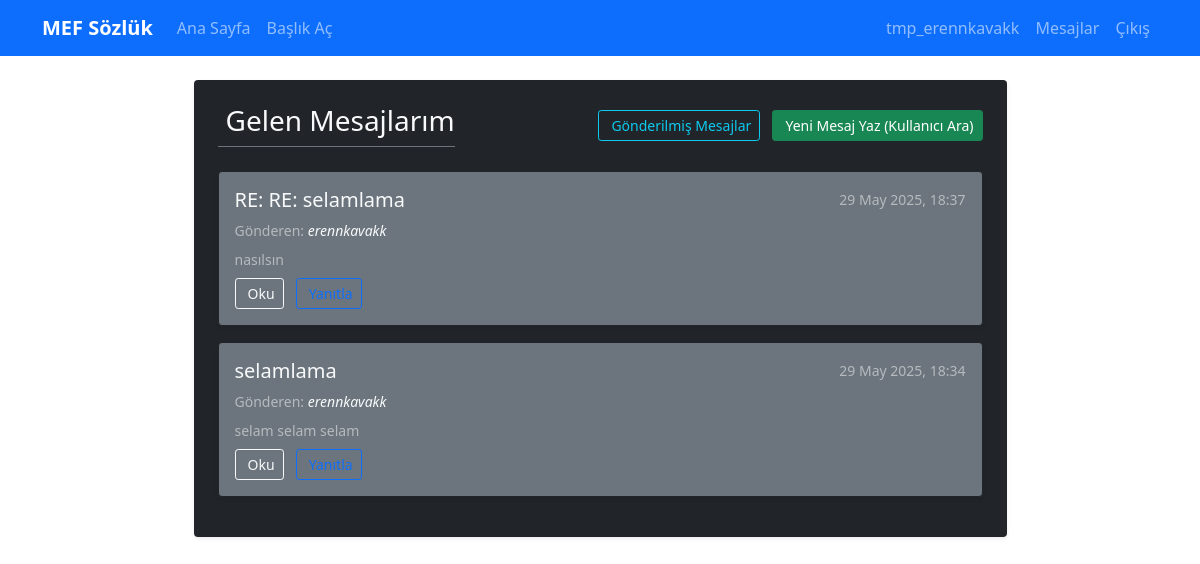
Page /user/messages (signed in) on the committed database.
### app/models/user.py (models this page shows, shortened)
class User(UserMixin, db.Model):
    id = db.Column(db.Integer, primary_key=True)
    email = db.Column(db.String(120), unique=True, nullable=False)
    nickname = db.Column(db.String(80), unique=True, nullable=False)
    real_name = db.Column(db.String(100), nullable=False)
    password_hash = db.Column(db.String(128))
    email_confirmed = db.Column(db.Boolean, default=False)
    email_confirmation_token = db.Column(db.String(100), unique=True)
    created_at = db.Column(db.DateTime, default=lambda: datetime.now(timezone.utc))
    last_seen = db.Column(db.DateTime, default=lambda: datetime.now(timezone.utc))
    is_admin = db.Column(db.Boolean, default=False)
    is_active = db.Column(db.Boolean, default=True)
    bio = db.Column(db.Text)
    entries = db.relationship('Entry', backref='author', lazy='dynamic', cascade='all, delete-orphan')
    following = db.relationship('Follow',
                               foreign_keys='Follow.follower_id',
                               backref='follower',
                               lazy='dynamic',
                               cascade='all, delete-orphan')
    followers = db.relationship('Follow',
                               foreign_keys='Follow.followed_id',
                               backref='followed',
                               lazy='dynamic',
                               cascade='all, delete-orphan')
    favorites = db.relationship('Favorite', backref='user', lazy='dynamic', cascade='all, delete-orphan')
    sent_messages = db.relationship('Message',
                                   foreign_keys='Message.sender_id',
                                   backref='sender',
                                   lazy='dynamic',
                                   cascade='all, delete-orphan')
    received_messages = db.relationship('Message',
                                       foreign_keys='Message.recipient_id',
                                       backref='recipient',
                                       lazy='dynamic',
                                       cascade='all, delete-orphan')
    def get_unread_message_count(self):
        return self.received_messages.filter_by(is_read=False).count()

### app/models/social.py (models this page shows, shortened)
class Message(db.Model):
    id = db.Column(db.Integer, primary_key=True)
    sender_id = db.Column(db.Integer, db.ForeignKey('user.id'), nullable=False)
    recipient_id = db.Column(db.Integer, db.ForeignKey('user.id'), nullable=False)
    subject = db.Column(db.String(200), nullable=False)
    content = db.Column(db.Text, nullable=False)
    created_at = db.Column(db.DateTime, default=lambda: datetime.now(timezone.utc))
    is_read = db.Column(db.Boolean, default=False)

### app/routes/user.py (the view)
@bp.route('/messages')
@login_required
def messages():
    page = request.args.get('page', 1, type=int)
    messages_pagination = Message.query.filter_by(recipient_id=current_user.id)\
                                  .order_by(desc(Message.created_at))\
                                  .paginate(page=page, per_page=10, error_out=False)
    return render_template('user/messages.html',
                           messages=messages_pagination,
                           title="Gelen Mesajlarım",  # Sayfa başlığı eklendi
                           timezone=timezone)         # Timezone eklendi

### app/__init__.py (called while the page is built)
@login_manager.user_loader
def load_user(user_id):
    from app.models.user import User
    return User.query.get(int(user_id))

### app/templates/user/messages.html (shortened to what this page needs)
{% extends "base.html" %}
{% block content %}
<div class="container mt-4 text-light">
    <div class="row justify-content-center">
        <div class="col-md-10 col-lg-9">
            <div class="bg-dark border-secondary p-4 rounded shadow-sm">
                <div class="d-flex justify-content-between align-items-center mb-4">
                    <h3 class="border-bottom border-secondary pb-2 mb-0">
                        {{ title }}
                    </h3>
                    <div>
                        <a href="{{ url_for('user.sent_messages') }}" class="btn btn-sm btn-outline-info">
                             Gönderilmiş Mesajlar
                        </a>
                        <a href="{{ url_for('user.search_users') }}" class="btn btn-sm btn-success ms-2">
                             Yeni Mesaj Yaz (Kullanıcı Ara)
                        </a>
                    </div>
                </div>
                {% if messages.items %}
                    {% for message in messages.items %}
                    <div class="card mb-3 {% if not message.is_read %}bg-secondary border-primary{% else %}bg-secondary border-dark{% endif %} text-light shadow-sm">
                        <div class="card-body p-3">
                            <div class="d-flex justify-content-between align-items-center mb-2">
                                <h5 class="card-title mb-0 {% if not message.is_read %}fw-bold{% endif %}">
                                    <a href="{{ url_for('user.view_message', id=message.id) }}" class="link-light text-decoration-none hover-underline">
                                        {{ message.subject }}
                                    </a>
                                </h5>
                                <small class="text-white-50">
                                    {{ message.created_at.strftime('%d %b %Y, %H:%M') }}
                                </small>
                            </div>
                            <div class="d-flex justify-content-between align-items-center mb-2">
                                <small class="text-white-50">
                                    Gönderen:
                                    <a href="{{ url_for('user.profile', nickname=message.sender.nickname) }}" class="link-light text-decoration-none fst-italic hover-underline">
                                        {{ message.sender.nickname }}
                                    </a>
                                </small>
                            </div>
                            <p class="card-text text-white-50 small mb-2" style="max-height: 40px; overflow: hidden;">
                                {{ message.content | striptags | truncate(120, True, '...') }}
                            </p>
                            <div>
                                <a href="{{ url_for('user.view_message', id=message.id) }}" class="btn btn-sm btn-outline-light">
                                     Oku
                                </a>
                                <a href="{{ url_for('user.send_message', nickname=message.sender.nickname, subject='RE: ' ~ message.subject) }}" class="btn btn-sm btn-outline-primary ms-2">
                                </a>
                            </div>
                        </div>
                    </div>
                    {% endfor %}
                {% else %}
                    <div class="alert bg-secondary text-light border-dark" role="alert">
                        Gelen kutunuzda hiç mesaj bulunmuyor.
                    </div>
                {% endif %}
            </div>
        </div>
    </div>
</div>
{% endblock %}

### app/templates/base.html (shortened to what this page needs)
<!DOCTYPE html>
<html lang="tr">
<head>
    <link href="https://cdn.jsdelivr.net/npm/bootstrap@5.1.3/dist/css/bootstrap.min.css" rel="stylesheet">
    <link href="{{ url_for('static', filename='css/style.css') }}" rel="stylesheet">
</head>
<body>
    <nav class="navbar navbar-expand-lg navbar-dark bg-primary">
        <div class="container">
            <a class="navbar-brand" href="{{ url_for('main.index') }}">MEF Sözlük</a>
            <div class="navbar-nav me-auto">
                <a class="nav-link" href="{{ url_for('main.index') }}">Ana Sayfa</a>
                {% if current_user.is_authenticated %}
                    <a class="nav-link" href="{{ url_for('entry.create_title') }}">Başlık Aç</a>
                {% endif %}
            </div>
            <div class="navbar-nav">
                {% if current_user.is_authenticated %}
                    <a class="nav-link" href="{{ url_for('user.profile', nickname=current_user.nickname) }}">
                        {{ current_user.nickname }}
                    </a>
                    <a class="nav-link" href="{{ url_for('user.messages') }}">
                        Mesajlar
                    </a>
                    <a class="nav-link" href="{{ url_for('auth.logout') }}">Çıkış</a>
                {% else %}
                    <a class="nav-link" href="{{ url_for('auth.login') }}">Giriş</a>
                    <a class="nav-link" href="{{ url_for('auth.register') }}">Kayıt Ol</a>
                {% endif %}
            </div>
        </div>
    </nav>
    <div class="container mt-4">
        {% block content %}{% endblock %}
    </div>
</body>
</html>

### app/static/css/style.css (style rules this page uses)
.navbar-brand { font-weight: bold; }
.card { box-shadow: 0 2px 4px rgba(0,0,0,0.1); border: 1px solid #e0e0e0; }
a[href*="/user/"] { font-weight: 500; text-decoration: none; }

### rows in the picture
User: nickname "tmp_erennkavakk"
Message: subject "RE: RE: selamlama", created_at "29 May 2025, 18:37", sender.nickname "erennkavakk", content "nasılsın"
Message: subject "selamlama", created_at "29 May 2025, 18:34", sender.nickname "erennkavakk", content "selam selam selam"

### other values in the picture
{{ title }} "Gelen Mesajlarım"
